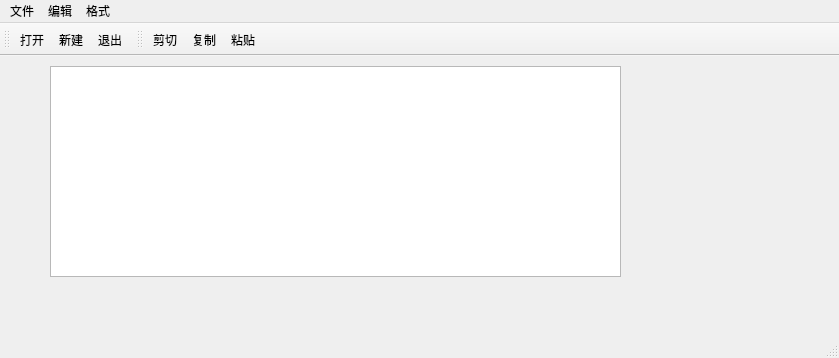
<?xml version="1.0" encoding="UTF-8"?>
<ui version="4.0">
 <class>MainWindow</class>
 <widget class="QMainWindow" name="MainWindow">
  <property name="geometry">
   <rect>
    <x>0</x>
    <y>0</y>
    <width>839</width>
    <height>358</height>
   </rect>
  </property>
  <property name="windowTitle">
   <string>MainWindow</string>
  </property>
  <widget class="QWidget" name="centralWidget">
   <widget class="QTextEdit" name="textEdit">
    <property name="geometry">
     <rect>
      <x>50</x>
      <y>10</y>
      <width>571</width>
      <height>211</height>
     </rect>
    </property>
   </widget>
  </widget>
  <widget class="QMenuBar" name="menuBar">
   <property name="geometry">
    <rect>
     <x>0</x>
     <y>0</y>
     <width>839</width>
     <height>26</height>
    </rect>
   </property>
   <widget class="QMenu" name="menu">
    <property name="title">
     <string>文件</string>
    </property>
    <addaction name="actNew"/>
    <addaction name="actOpen"/>
    <addaction name="actExit"/>
    <addaction name="separator"/>
   </widget>
   <widget class="QMenu" name="menu_2">
    <property name="title">
     <string>编辑</string>
    </property>
    <addaction name="actCut"/>
    <addaction name="actCopy"/>
    <addaction name="actPaste"/>
    <addaction name="actClear"/>
   </widget>
   <widget class="QMenu" name="menu_3">
    <property name="title">
     <string>格式</string>
    </property>
    <addaction name="actBold"/>
    <addaction name="actItalic"/>
    <addaction name="actUnderline"/>
   </widget>
   <addaction name="menu"/>
   <addaction name="menu_2"/>
   <addaction name="menu_3"/>
  </widget>
  <widget class="QToolBar" name="mainToolBar">
   <property name="toolButtonStyle">
    <enum>Qt::ToolButtonTextOnly</enum>
   </property>
   <attribute name="toolBarArea">
    <enum>TopToolBarArea</enum>
   </attribute>
   <attribute name="toolBarBreak">
    <bool>false</bool>
   </attribute>
   <addaction name="actOpen"/>
   <addaction name="actNew"/>
   <addaction name="actExit"/>
  </widget>
  <widget class="QStatusBar" name="statusBar"/>
  <widget class="QToolBar" name="toolBar">
   <property name="windowTitle">
    <string>toolBar</string>
   </property>
   <property name="toolButtonStyle">
    <enum>Qt::ToolButtonTextUnderIcon</enum>
   </property>
   <attribute name="toolBarArea">
    <enum>TopToolBarArea</enum>
   </attribute>
   <attribute name="toolBarBreak">
    <bool>false</bool>
   </attribute>
   <addaction name="actCut"/>
   <addaction name="actCopy"/>
   <addaction name="actPaste"/>
  </widget>
  <action name="actOpen">
   <property name="icon">
    <iconset resource="sample4_rsource.qrc">
     <normaloff>:/new/images/D:/Program Files/Studio GPBeta/SAO Utils/Images/icon/folder_normal.png</normaloff>:/new/images/D:/Program Files/Studio GPBeta/SAO Utils/Images/icon/folder_normal.png</iconset>
   </property>
   <property name="text">
    <string>打开...</string>
   </property>
   <property name="toolTip">
    <string>打开文件</string>
   </property>
  </action>
  <action name="actNew">
   <property name="icon">
    <iconset resource="sample4_rsource.qrc">
     <normaloff>:/new/images/D:/Program Files/Studio GPBeta/SAO Utils/Images/icon/file_normal.png</normaloff>:/new/images/D:/Program Files/Studio GPBeta/SAO Utils/Images/icon/file_normal.png</iconset>
   </property>
   <property name="text">
    <string>新建</string>
   </property>
   <property name="toolTip">
    <string>新建</string>
   </property>
  </action>
  <action name="actExit">
   <property name="icon">
    <iconset resource="sample4_rsource.qrc">
     <normaloff>:/new/images/D:/Program Files/Studio GPBeta/SAO Utils/Images/icon/ok_hover.png</normaloff>:/new/images/D:/Program Files/Studio GPBeta/SAO Utils/Images/icon/ok_hover.png</iconset>
   </property>
   <property name="text">
    <string>退出</string>
   </property>
  </action>
  <action name="actCut">
   <property name="icon">
    <iconset resource="sample4_rsource.qrc">
     <normaloff>:/new/images/D:/Program Files/Studio GPBeta/SAO Utils/Images/icon/ok_hover.png</normaloff>:/new/images/D:/Program Files/Studio GPBeta/SAO Utils/Images/icon/ok_hover.png</iconset>
   </property>
   <property name="text">
    <string>剪切</string>
   </property>
  </action>
  <action name="actCopy">
   <property name="icon">
    <iconset resource="sample4_rsource.qrc">
     <normaloff>:/new/images/D:/Program Files/Studio GPBeta/SAO Utils/Images/icon/ok_hover.png</normaloff>:/new/images/D:/Program Files/Studio GPBeta/SAO Utils/Images/icon/ok_hover.png</iconset>
   </property>
   <property name="text">
    <string>复制</string>
   </property>
  </action>
  <action name="actPaste">
   <property name="icon">
    <iconset resource="sample4_rsource.qrc">
     <normaloff>:/new/images/D:/Program Files/Studio GPBeta/SAO Utils/Images/icon/ok_hover.png</normaloff>:/new/images/D:/Program Files/Studio GPBeta/SAO Utils/Images/icon/ok_hover.png</iconset>
   </property>
   <property name="text">
    <string>粘贴</string>
   </property>
  </action>
  <action name="actClear">
   <property name="icon">
    <iconset resource="sample4_rsource.qrc">
     <normaloff>:/new/images/D:/Program Files/Studio GPBeta/SAO Utils/Images/icon/ok_hover.png</normaloff>:/new/images/D:/Program Files/Studio GPBeta/SAO Utils/Images/icon/ok_hover.png</iconset>
   </property>
   <property name="text">
    <string>清空</string>
   </property>
  </action>
  <action name="actBold">
   <property name="icon">
    <iconset resource="sample4_rsource.qrc">
     <normaloff>:/new/images/D:/Program Files/Studio GPBeta/SAO Utils/Images/icon/ok_hover.png</normaloff>:/new/images/D:/Program Files/Studio GPBeta/SAO Utils/Images/icon/ok_hover.png</iconset>
   </property>
   <property name="text">
    <string>粗体</string>
   </property>
  </action>
  <action name="actItalic">
   <property name="icon">
    <iconset resource="sample4_rsource.qrc">
     <normaloff>:/new/images/D:/Program Files/Studio GPBeta/SAO Utils/Images/icon/ok_hover.png</normaloff>:/new/images/D:/Program Files/Studio GPBeta/SAO Utils/Images/icon/ok_hover.png</iconset>
   </property>
   <property name="text">
    <string>斜体</string>
   </property>
  </action>
  <action name="actUnderline">
   <property name="icon">
    <iconset resource="sample4_rsource.qrc">
     <normaloff>:/new/images/D:/Program Files/Studio GPBeta/SAO Utils/Images/icon/ok_hover.png</normaloff>:/new/images/D:/Program Files/Studio GPBeta/SAO Utils/Images/icon/ok_hover.png</iconset>
   </property>
   <property name="text">
    <string>下划线</string>
   </property>
  </action>
 </widget>
 <layoutdefault spacing="6" margin="11"/>
 <resources>
  <include location="sample4_rsource.qrc"/>
 </resources>
 <connections>
  <connection>
   <sender>actPaste</sender>
   <signal>triggered()</signal>
   <receiver>textEdit</receiver>
   <slot>paste()</slot>
   <hints>
    <hint type="sourcelabel">
     <x>-1</x>
     <y>-1</y>
    </hint>
    <hint type="destinationlabel">
     <x>345</x>
     <y>210</y>
    </hint>
   </hints>
  </connection>
  <connection>
   <sender>actCut</sender>
   <signal>triggered()</signal>
   <receiver>textEdit</receiver>
   <slot>cut()</slot>
   <hints>
    <hint type="sourcelabel">
     <x>-1</x>
     <y>-1</y>
    </hint>
    <hint type="destinationlabel">
     <x>345</x>
     <y>210</y>
    </hint>
   </hints>
  </connection>
  <connection>
   <sender>actCopy</sender>
   <signal>triggered()</signal>
   <receiver>textEdit</receiver>
   <slot>copy()</slot>
   <hints>
    <hint type="sourcelabel">
     <x>-1</x>
     <y>-1</y>
    </hint>
    <hint type="destinationlabel">
     <x>345</x>
     <y>210</y>
    </hint>
   </hints>
  </connection>
  <connection>
   <sender>actClear</sender>
   <signal>triggered()</signal>
   <receiver>textEdit</receiver>
   <slot>clear()</slot>
   <hints>
    <hint type="sourcelabel">
     <x>-1</x>
     <y>-1</y>
    </hint>
    <hint type="destinationlabel">
     <x>345</x>
     <y>210</y>
    </hint>
   </hints>
  </connection>
  <connection>
   <sender>actExit</sender>
   <signal>triggered()</signal>
   <receiver>MainWindow</receiver>
   <slot>close()</slot>
   <hints>
    <hint type="sourcelabel">
     <x>-1</x>
     <y>-1</y>
    </hint>
    <hint type="destinationlabel">
     <x>419</x>
     <y>178</y>
    </hint>
   </hints>
  </connection>
  <connection>
   <sender>actItalic</sender>
   <signal>triggered(bool)</signal>
   <receiver>textEdit</receiver>
   <slot>setFontItalic(bool)</slot>
   <hints>
    <hint type="sourcelabel">
     <x>-1</x>
     <y>-1</y>
    </hint>
    <hint type="destinationlabel">
     <x>335</x>
     <y>200</y>
    </hint>
   </hints>
  </connection>
  <connection>
   <sender>actUnderline</sender>
   <signal>toggled(bool)</signal>
   <receiver>textEdit</receiver>
   <slot>setFontUnderline(bool)</slot>
   <hints>
    <hint type="sourcelabel">
     <x>-1</x>
     <y>-1</y>
    </hint>
    <hint type="destinationlabel">
     <x>335</x>
     <y>200</y>
    </hint>
   </hints>
  </connection>
 </connections>
</ui>
